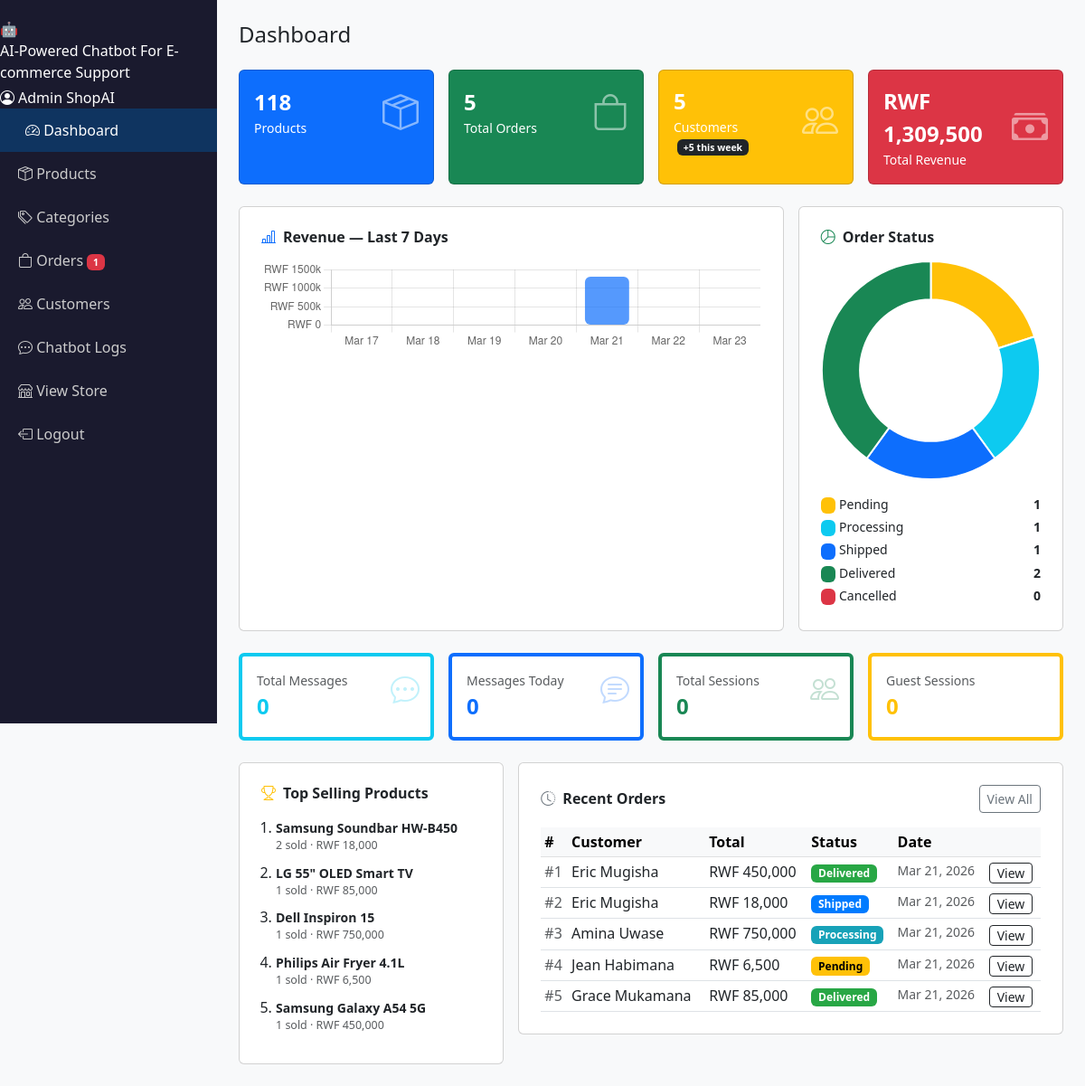
/admin/index.php (signed in), run on the app's committed database.
### tables this page shows
CREATE TABLE orders (
    id INT AUTO_INCREMENT PRIMARY KEY,
    user_id INT NOT NULL,
    total_price DECIMAL(12,2) NOT NULL,
    status ENUM('pending','processing','shipped','delivered','cancelled') DEFAULT 'pending',
    address TEXT,
    payment_method VARCHAR(50) DEFAULT 'cod',
    created_at TIMESTAMP DEFAULT CURRENT_TIMESTAMP,
    FOREIGN KEY (user_id) REFERENCES users(id) ON DELETE CASCADE
);

CREATE TABLE users (
    id INT AUTO_INCREMENT PRIMARY KEY,
    name VARCHAR(100) NOT NULL,
    email VARCHAR(150) UNIQUE NOT NULL,
    password VARCHAR(255) NOT NULL,
    role ENUM('customer','admin') DEFAULT 'customer',
    phone VARCHAR(20),
    address TEXT,
    created_at TIMESTAMP DEFAULT CURRENT_TIMESTAMP
);

### admin/index.php (the view, shortened to what this page needs)
<?php require_once 'includes/admin_header.php'; ?>
<?php
$total_products = $conn->query("SELECT COUNT(*) as c FROM products")->fetch_assoc()['c'];
$total_orders   = $conn->query("SELECT COUNT(*) as c FROM orders")->fetch_assoc()['c'];
$total_users    = $conn->query("SELECT COUNT(*) as c FROM users WHERE role='customer'")->fetch_assoc()['c'];
$total_revenue  = $conn->query("SELECT COALESCE(SUM(total_price),0) as s FROM orders WHERE status != 'cancelled'")->fetch_assoc()['s'];
$new_customers  = $conn->query("SELECT COUNT(*) as c FROM users WHERE role='customer' AND created_at >= DATE_SUB(NOW(), INTERVAL 7 DAY)")->fetch_assoc()['c'];
$status_res = $conn->query("SELECT status, COUNT(*) as c FROM orders GROUP BY status");
$order_statuses = ['pending'=>0,'processing'=>0,'shipped'=>0,'delivered'=>0,'cancelled'=>0];
while ($r = $status_res->fetch_assoc()) {
    if (isset($order_statuses[$r['status']])) $order_statuses[$r['status']] = (int)$r['c'];
}
$revenue_labels = [];
$revenue_data   = [];
for ($i = 6; $i >= 0; $i--) {
    $date = date('Y-m-d', strtotime("-$i days"));
    $label = date('M d', strtotime("-$i days"));
    $revenue_labels[] = $label;
    $res = $conn->query("SELECT COALESCE(SUM(total_price),0) as s FROM orders WHERE DATE(created_at)='$date' AND status != 'cancelled'");
    $revenue_data[] = (float)$res->fetch_assoc()['s'];
}
$chat_total    = $conn->query("SELECT COUNT(*) as c FROM chatbot_logs")->fetch_assoc()['c'];
$chat_today    = $conn->query("SELECT COUNT(*) as c FROM chatbot_logs WHERE DATE(created_at)=CURDATE()")->fetch_assoc()['c'];
$chat_sessions = $conn->query("SELECT COUNT(DISTINCT session_id) as c FROM chatbot_logs WHERE session_id IS NOT NULL")->fetch_assoc()['c'];
$chat_guests   = $conn->query("SELECT COUNT(DISTINCT session_id) as c FROM chatbot_logs WHERE is_guest=1 AND session_id IS NOT NULL")->fetch_assoc()['c'];
$top_products = $conn->query("
    SELECT p.name, SUM(oi.quantity) as sold, SUM(oi.quantity * oi.price) as revenue
    FROM order_items oi
    JOIN products p ON oi.product_id = p.id
    JOIN orders o ON oi.order_id = o.id
    WHERE o.status != 'cancelled'
    GROUP BY oi.product_id
    ORDER BY sold DESC
    LIMIT 5
");
$recent_orders = $conn->query("SELECT o.*, u.name as uname FROM orders o JOIN users u ON o.user_id=u.id ORDER BY o.created_at DESC LIMIT 8");
?>
<div class="admin-content">
    <h4 class="mb-4">Dashboard</h4>
    <div class="row g-3 mb-4">
        <div class="col-6 col-md-3">
            <div class="card text-white bg-primary p-3 h-100">
                <div class="d-flex justify-content-between align-items-center">
                    <div>
                        <div class="fs-4 fw-bold"><?= number_format($total_products) ?></div>
                        <div class="small">Products</div>
                    </div>
                    <i class="bi bi-box-seam fs-1 opacity-50"></i>
                </div>
            </div>
        </div>
        <div class="col-6 col-md-3">
            <div class="card text-white bg-success p-3 h-100">
                <div class="d-flex justify-content-between align-items-center">
                    <div>
                        <div class="fs-4 fw-bold"><?= number_format($total_orders) ?></div>
                        <div class="small">Total Orders</div>
                    </div>
                    <i class="bi bi-bag fs-1 opacity-50"></i>
                </div>
            </div>
        </div>
        <div class="col-6 col-md-3">
            <div class="card text-white bg-warning p-3 h-100">
                <div class="d-flex justify-content-between align-items-center">
                    <div>
                        <div class="fs-4 fw-bold"><?= number_format($total_users) ?></div>
                        <div class="small">Customers <span class="badge bg-dark ms-1">+<?= $new_customers ?> this week</span></div>
                    </div>
                    <i class="bi bi-people fs-1 opacity-50"></i>
                </div>
            </div>
        </div>
        <div class="col-6 col-md-3">
            <div class="card text-white bg-danger p-3 h-100">
                <div class="d-flex justify-content-between align-items-center">
                    <div>
                        <div class="fs-4 fw-bold">RWF <?= number_format($total_revenue, 0) ?></div>
                        <div class="small">Total Revenue</div>
                    </div>
                    <i class="bi bi-cash-stack fs-1 opacity-50"></i>
                </div>
            </div>
        </div>
    </div>
    <div class="row g-3 mb-4">
        <div class="col-md-8">
            <div class="card p-4 h-100">
                <h6 class="mb-3 fw-semibold"><i class="bi bi-bar-chart-line me-2 text-primary"></i>Revenue — Last 7 Days</h6>
                <canvas id="revenueChart" height="100"></canvas>
            </div>
        </div>
        <div class="col-md-4">
            <div class="card p-4 h-100">
                <h6 class="mb-3 fw-semibold"><i class="bi bi-pie-chart me-2 text-success"></i>Order Status</h6>
                <canvas id="statusChart" height="180"></canvas>
                <div class="mt-3">
                    <?php
                    $status_colors = ['pending'=>'warning','processing'=>'info','shipped'=>'primary','delivered'=>'success','cancelled'=>'danger'];
                    foreach ($order_statuses as $s => $c):
                    ?>
                    <div class="d-flex justify-content-between small mb-1">
                        <span><span class="badge bg-<?= $status_colors[$s] ?> me-1">&nbsp;</span><?= ucfirst($s) ?></span>
                        <strong><?= $c ?></strong>
                    </div>
                    <?php endforeach; ?>
                </div>
            </div>
        </div>
    </div>
    <div class="row g-3 mb-4">
        <div class="col-6 col-md-3">
            <div class="card p-3 border-start border-4 border-info">
                <div class="small text-muted">Total Messages</div>
                <div class="fs-4 fw-bold text-info"><?= number_format($chat_total) ?></div>
                <i class="bi bi-chat-dots text-info opacity-25" style="font-size:2rem;position:absolute;right:12px;top:12px"></i>
            </div>
        </div>
        <div class="col-6 col-md-3">
            <div class="card p-3 border-start border-4 border-primary">
                <div class="small text-muted">Messages Today</div>
                <div class="fs-4 fw-bold text-primary"><?= number_format($chat_today) ?></div>
                <i class="bi bi-chat-text text-primary opacity-25" style="font-size:2rem;position:absolute;right:12px;top:12px"></i>
            </div>
        </div>
        <div class="col-6 col-md-3">
            <div class="card p-3 border-start border-4 border-success">
                <div class="small text-muted">Total Sessions</div>
                <div class="fs-4 fw-bold text-success"><?= number_format($chat_sessions) ?></div>
                <i class="bi bi-people text-success opacity-25" style="font-size:2rem;position:absolute;right:12px;top:12px"></i>
            </div>
        </div>
        <div class="col-6 col-md-3">
            <div class="card p-3 border-start border-4 border-warning">
                <div class="small text-muted">Guest Sessions</div>
                <div class="fs-4 fw-bold text-warning"><?= number_format($chat_guests) ?></div>
            </div>
        </div>
    </div>
    <div class="row g-3">
        <div class="col-md-4">
            <div class="card p-4 h-100">
                <h6 class="mb-3 fw-semibold"><i class="bi bi-trophy me-2 text-warning"></i>Top Selling Products</h6>
                <?php if ($top_products && $top_products->num_rows > 0): ?>
                <ol class="ps-3 mb-0">
                    <?php while ($tp = $top_products->fetch_assoc()): ?>
                    <li class="mb-2">
                        <div class="fw-semibold small"><?= htmlspecialchars($tp['name']) ?></div>
                        <div class="text-muted" style="font-size:.78rem"><?= $tp['sold'] ?> sold &middot; RWF <?= number_format($tp['revenue'], 0) ?></div>
                    </li>
                    <?php endwhile; ?>
                </ol>
                <?php else: ?>
                <p class="text-muted small">No sales data yet.</p>
                <?php endif; ?>
            </div>
        </div>
        <div class="col-md-8">
            <div class="card p-4">
                <div class="d-flex justify-content-between align-items-center mb-3">
                    <h6 class="mb-0 fw-semibold"><i class="bi bi-clock-history me-2 text-secondary"></i>Recent Orders</h6>
                    <a href="orders.php" class="btn btn-sm btn-outline-secondary">View All</a>
                </div>
                <div class="table-responsive">
                    <table class="table table-hover table-sm mb-0">
                        <thead class="table-light">
                            <tr><th>#</th><th>Customer</th><th>Total</th><th>Status</th><th>Date</th><th></th></tr>
                        </thead>
                        <tbody>
                        <?php while ($o = $recent_orders->fetch_assoc()): ?>
                        <tr>
                            <td class="text-muted">#<?= $o['id'] ?></td>
                            <td><?= htmlspecialchars($o['uname']) ?></td>
                            <td>RWF <?= number_format($o['total_price'], 0) ?></td>
                            <td><span class="badge status-<?= $o['status'] ?>"><?= ucfirst($o['status']) ?></span></td>
                            <td class="text-muted small"><?= date('M d, Y', strtotime($o['created_at'])) ?></td>
                            <td><a href="orders.php?view=<?= $o['id'] ?>" class="btn btn-sm btn-outline-dark py-0">View</a></td>
                        </tr>
                        <?php endwhile; ?>
                        </tbody>
                    </table>
                </div>
            </div>
        </div>
    </div>
</div>
<script>
// Revenue bar chart
new Chart(document.getElementById('revenueChart'), {
    type: 'bar',
    data: {
        labels: <?= json_encode($revenue_labels) ?>,
        datasets: [{
            label: 'Revenue (RWF)',
            data: <?= json_encode($revenue_data) ?>,
            backgroundColor: 'rgba(13,110,253,0.7)',
            borderRadius: 6,
            borderSkipped: false
        }]
    },
    options: {
        responsive: true,
        plugins: { legend: { display: false } },
        scales: {
            y: {
                beginAtZero: true,
                ticks: {
                    callback: v => 'RWF ' + (v >= 1000 ? (v/1000).toFixed(0)+'k' : v)
                }
            }
        }
    }
});
// Order status doughnut
new Chart(document.getElementById('statusChart'), {
    type: 'doughnut',
    data: {
        labels: ['Pending','Processing','Shipped','Delivered','Cancelled'],
        datasets: [{
            data: <?= json_encode(array_values($order_statuses)) ?>,
            backgroundColor: ['#ffc107','#0dcaf0','#0d6efd','#198754','#dc3545'],
            borderWidth: 2
        }]
    },
    options: {
        responsive: true,
        cutout: '65%',
        plugins: { legend: { display: false } }
    }
});
</script>
<?php require_once 'includes/admin_footer.php'; ?>

### admin/includes/admin_header.php (shortened to what this page needs)
<?php
require_once __DIR__ . '/../../config/db.php';
$current       = basename($_SERVER['PHP_SELF']);
$pending_count = $conn->query("SELECT COUNT(*) as c FROM orders WHERE status='pending'")->fetch_assoc()['c'];
$nav = [
    'index.php'        => ['bi-speedometer2', 'Dashboard'],
    'products.php'     => ['bi-box-seam',     'Products'],
    'categories.php'   => ['bi-tags',         'Categories'],
    'orders.php'       => ['bi-bag',          'Orders'],
    'users.php'        => ['bi-people',       'Customers'],
    'chatbot_logs.php' => ['bi-chat-dots',    'Chatbot Logs'],
    'store.php'        => ['bi-shop',         'View Store'],
];
?>
<!DOCTYPE html>
<html lang="en">
<head>
    <link rel="stylesheet" href="https://cdn.jsdelivr.net/npm/bootstrap@5.3.0/dist/css/bootstrap.min.css">
    <link rel="stylesheet" href="https://cdn.jsdelivr.net/npm/bootstrap-icons@1.11.0/font/bootstrap-icons.css">
    <link rel="stylesheet" href="<?= SITE_URL ?>/assets/css/style.css">
</head>
<body>
<div class="admin-sidebar">
    <div class="sidebar-brand">
        <div class="brand-icon">🤖</div>
        <div class="brand-name"><?= SITE_NAME ?></div>
        <div class="brand-user mt-1"><i class="bi bi-person-circle me-1"></i><?= htmlspecialchars($_SESSION['user_name']) ?></div>
    </div>
    <nav>
        <?php foreach ($nav as $file => [$icon, $label]): ?>
        <a href="<?= $file ?>" class="<?= $current===$file ? 'active' : '' ?>">
            <i class="bi <?= $icon ?> nav-icon"></i>
            <?= $label ?>
            <?php if ($file==='orders.php' && $pending_count > 0): ?>
            <span class="badge bg-danger ms-auto" style="font-size:.65rem"><?= $pending_count ?></span>
            <?php endif; ?>
        </a>
        <?php endforeach; ?>
    </nav>
    <div class="sidebar-footer">
        <a href="<?= SITE_URL ?>/logout.php">
            <i class="bi bi-box-arrow-left"></i> Logout
        </a>
    </div>
</div>

### admin/includes/admin_footer.php (shortened to what this page needs)
</body>
</html>

### ecommerce-chatbot/assets/css/style.css (style rules this page uses)
body { font-family: 'Segoe UI', sans-serif; background: #f8f9fa; }
.admin-sidebar { min-height: 100vh; background: #1a1a2e; color: white; width: 240px; position: fixed; top: 0; left: 0; padding-top: 20px; }
.admin-sidebar a { color: #ccc; display: block; padding: 12px 20px; text-decoration: none; transition: all 0.2s; }
.admin-sidebar a:hover, .admin-sidebar a.active { background: #0f3460; color: white; padding-left: 28px; }
.admin-content { margin-left: 240px; padding: 24px; }
.status-pending { background: #ffc107; color: #000; }
.status-processing { background: #17a2b8; color: #fff; }
.status-shipped { background: #007bff; color: #fff; }
.status-delivered { background: #28a745; color: #fff; }

### data on the page
orders: id "1", user.name "Eric Mugisha", total_price "450,000", status "Delivered", created_at "Mar 21, 2026"
orders: id "2", user.name "Eric Mugisha", total_price "18,000", status "Shipped", created_at "Mar 21, 2026"
orders: id "3", user.name "Amina Uwase", total_price "750,000", status "Processing", created_at "Mar 21, 2026"
orders: id "4", user.name "Jean Habimana", total_price "6,500", status "Pending", created_at "Mar 21, 2026"
orders: id "5", user.name "Grace Mukamana", total_price "85,000", status "Delivered", created_at "Mar 21, 2026"

### other printed values
SITE_NAME "AI-Powered Chatbot For E-commerce Support"
$_SESSION['user_name'] "Admin ShopAI"
$label "Dashboard"
$label "Products"
$label "Categories"
$label "Orders"
$pending_count "1"
$label "Customers"
$label "Chatbot Logs"
$label "View Store"
$total_products "118"
$total_orders "5"
$total_users "5"
$new_customers "5"
$total_revenue "1,309,500"
